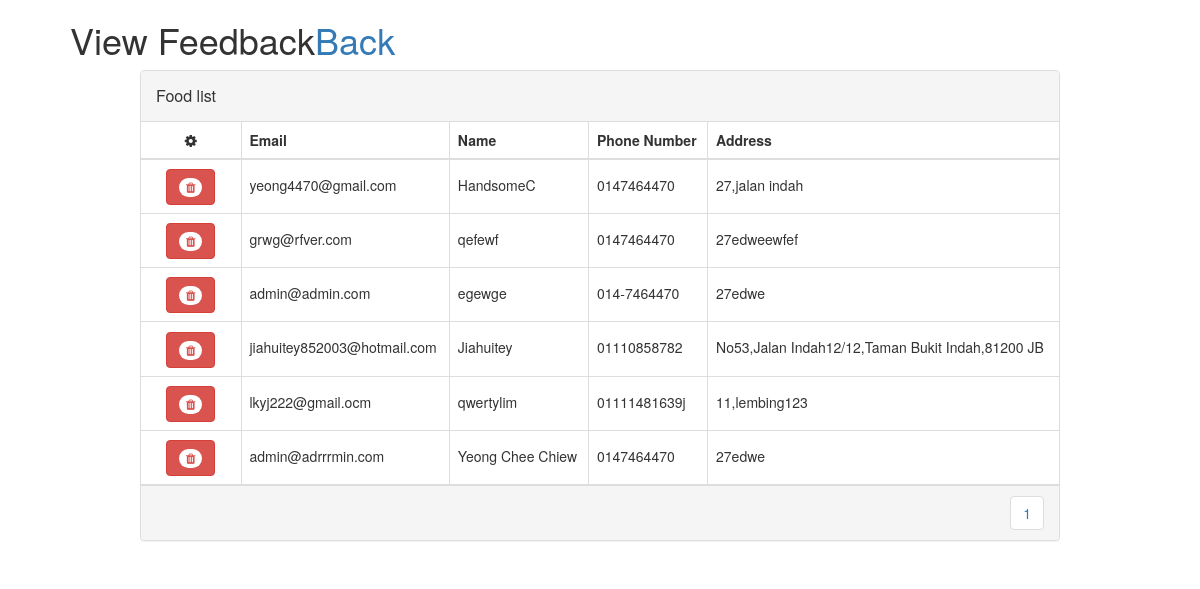
Page /Superadmin/viewCustomerAcc.php on the committed database.
### tables this page shows
CREATE TABLE `customer` (
  `cus_id` int(11) NOT NULL,
  `Name` varchar(255) NOT NULL,
  `Email` varchar(255) NOT NULL,
  `PhoneNo` varchar(255) NOT NULL,
  `Address` varchar(255) NOT NULL,
  `Password` varchar(255) NOT NULL
);

### Superadmin/viewCustomerAcc.php (the view, shortened to what this page needs)
<!DOCTYPE html>
<html>
<head>
    <link href="//maxcdn.bootstrapcdn.com/bootstrap/4.1.1/css/bootstrap.min.css" rel="stylesheet" id="bootstrap-css">
    <link href="//maxcdn.bootstrapcdn.com/bootstrap/3.3.0/css/bootstrap.min.css" rel="stylesheet" id="bootstrap-css">
    <link href="https://cdnjs.cloudflare.com/ajax/libs/font-awesome/4.4.0/css/font-awesome.min.css" rel='stylesheet' type='text/css'>
    <link href="../css/table.css" rel='stylesheet' type='text/css'>
</head>
<?php
require('../database/mysql.php');
$results_per_page = 6;
$sql='SELECT * FROM customer';
$result = mysqli_query($conn, $sql);
$number_of_results = mysqli_num_rows($result);
$number_of_pages = ceil($number_of_results/$results_per_page);
if (!isset($_GET['page'])) {
  $page = 1;
} else {
  $page = $_GET['page'];
}
$this_page_first_result = ($page-1)*$results_per_page;
$sql='SELECT * FROM customer LIMIT ' . $this_page_first_result . ',' .  $results_per_page;
$result = mysqli_query($conn, $sql);
?>
<div class="container">
    <div class="row">
    <h1> &nbsp;&nbsp;&nbsp;&nbsp;View Feedback</h1>
    <h1 style=" text-align: right;"><a href="view.php"  >Back</a></h1>
        <div class="col-md-10 col-md-offset-1">
            <div class="panel panel-default panel-table">
              <div class="panel-heading">
                <div class="row">
                  <div class="col col-xs-6">
                    <h3 class="panel-title">Food list</h3>
                  </div>
                  <div class="col col-xs-6 text-right">
                  </div>
                </div>
              </div>
              <div class="panel-body">
                <table class="table  table-bordered table-list">
                  <thead>
                    <tr>
                        <th><em class="fa fa-cog"></em></th>
                        <th>Email</th>
                        <th>Name</th>
                        <th>Phone Number</th>
                        <th>Address</th>
                    </tr>
                  </thead>
                  <tbody>
                          <tr>
                          <?php
                          while($row = mysqli_fetch_array($result)) {
                          ?>
                            <td align="center">
                              <a class="btn btn-danger" href="editAcc.php?Email=<?php echo $row['Email']; ?>" onclick="return confirm('Sure Want Delete?')"><span class="new badge" ><em class="fa fa-trash"></em></span></a>
                            </td>
                            <td><?php echo $row['Email'];?></td>
                            <td><?php echo $row['Name'];?></td>
                            <td><?php echo $row['PhoneNo'];?></td>
                            <td><?php echo $row['Address'];?></td>
                          </tr>
                          <?php
                            }
                          ?>
                        </tbody>
                </table>
              </div>
              <div class="panel-footer">
                <div class="row">
                  <div class="col col-xs-4">
                  </div>
                  <div class="col col-xs-8">
                    <ul class="pagination hidden-xs pull-right">
                      <?php
                      for ($page=1;$page<=$number_of_pages;$page++) {
                        echo ' <li><a href="viewCustomerAcc.php?page=' . $page . '">' . $page . '</a> </li> ';}
                        ?>
                    </ul>
                  </div>
                </div>
              </div>
</div></div></div>
</html>

### css/table.css (style rules this page uses)
.panel-table .panel-body { padding:0; }
.panel-table .panel-body .table-bordered { border-style: none; margin:0; }
.panel-table .panel-body .table-bordered > thead > tr > th:first-of-type { text-align:center; width: 100px; }
.panel-table .panel-body .table-bordered > thead > tr > th:last-of-type, .panel-table .panel-body .table-bordered > tbody > tr > td:last-of-type { border-right: 0px; }
.panel-table .panel-body .table-bordered > thead > tr > th:first-of-type, .panel-table .panel-body .table-bordered > tbody > tr > td:first-of-type { border-left: 0px; }
.panel-table .panel-body .table-bordered > tbody > tr:first-of-type > td { border-bottom: 0px; }
.panel-table .panel-body .table-bordered > thead > tr:first-of-type > th { border-top: 0px; }
.panel-table .panel-footer .pagination { margin:0; }
.panel-table .panel-footer .col { line-height: 34px; height: 34px; }
.panel-table .panel-heading .col h3 { line-height: 30px; height: 30px; }
.panel-table .panel-body .table-bordered > tbody > tr > td { line-height: 34px; }

### rows in the picture
customer: Email "yeong4470@gmail.com", Name "HandsomeC", PhoneNo "0147464470", Address "27,jalan indah"
customer: Email "grwg@rfver.com", Name "qefewf", PhoneNo "0147464470", Address "27edweewfef"
customer: Email "admin@admin.com", Name "egewge", PhoneNo "014-7464470", Address "27edwe"
customer: Email "jiahuitey852003@hotmail.com", Name "Jiahuitey", PhoneNo "01110858782", Address "No53,Jalan Indah12/12,Taman Bukit Indah,81200 JB"
customer: Email "lkyj222@gmail.ocm", Name "qwertylim", PhoneNo "01111481639j", Address "11,lembing123"
customer: Email "admin@adrrrmin.com", Name "Yeong Chee Chiew", PhoneNo "0147464470", Address "27edwe"
